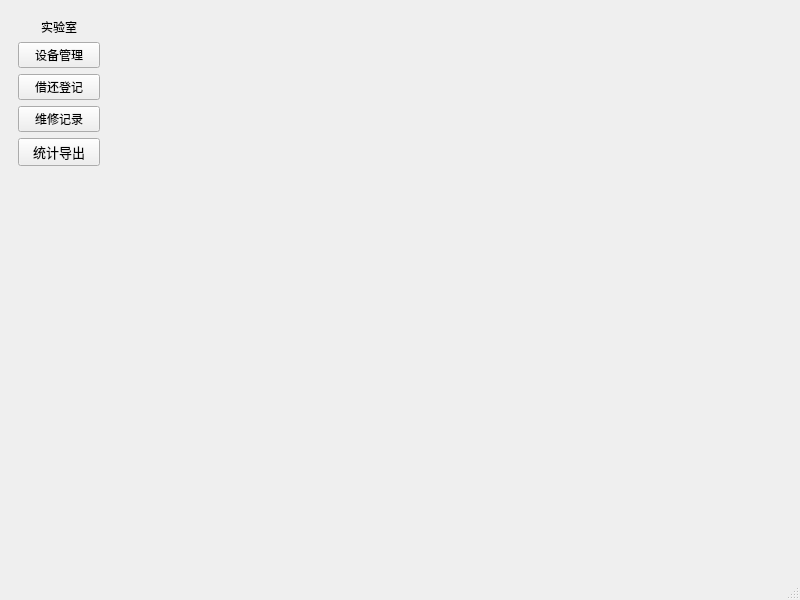
<?xml version="1.0" encoding="UTF-8"?>
<ui version="4.0">
 <class>MainWindow</class>
 <widget class="QMainWindow" name="MainWindow">
  <property name="geometry">
   <rect>
    <x>0</x>
    <y>0</y>
    <width>800</width>
    <height>600</height>
   </rect>
  </property>
  <property name="windowTitle">
   <string>MainWindow</string>
  </property>
  <widget class="QWidget" name="centralwidget">
   <layout class="QGridLayout" name="gridLayout">
    <item row="0" column="0">
     <layout class="QHBoxLayout" name="horizontalLayout">
      <item>
       <widget class="QWidget" name="widget_2" native="true">
        <property name="minimumSize">
         <size>
          <width>100</width>
          <height>0</height>
         </size>
        </property>
        <property name="maximumSize">
         <size>
          <width>100</width>
          <height>16777215</height>
         </size>
        </property>
        <layout class="QVBoxLayout" name="verticalLayout">
         <item alignment="Qt::AlignHCenter">
          <widget class="QLabel" name="label">
           <property name="text">
            <string>实验室</string>
           </property>
          </widget>
         </item>
         <item>
          <widget class="QPushButton" name="btnEquipment">
           <property name="text">
            <string>设备管理</string>
           </property>
          </widget>
         </item>
         <item>
          <widget class="QPushButton" name="btnBorrow">
           <property name="text">
            <string>借还登记</string>
           </property>
          </widget>
         </item>
         <item>
          <widget class="QPushButton" name="btnMaintenance">
           <property name="text">
            <string>维修记录</string>
           </property>
          </widget>
         </item>
         <item>
          <widget class="QPushButton" name="btnExport">
           <property name="font">
            <font>
             <family>微软雅黑</family>
             <pointsize>10</pointsize>
            </font>
           </property>
           <property name="text">
            <string>统计导出</string>
           </property>
          </widget>
         </item>
         <item>
          <spacer name="verticalSpacer_2">
           <property name="orientation">
            <enum>Qt::Vertical</enum>
           </property>
           <property name="sizeHint" stdset="0">
            <size>
             <width>20</width>
             <height>368</height>
            </size>
           </property>
          </spacer>
         </item>
        </layout>
       </widget>
      </item>
      <item>
       <widget class="QWidget" name="widget" native="true">
        <layout class="QHBoxLayout" name="horizontalLayout_2">
         <item>
          <widget class="QStackedWidget" name="stackedWidget">
           <property name="currentIndex">
            <number>2</number>
           </property>
           <widget class="EquipmentPage" name="pageEquipment"/>
           <widget class="BorrowPage" name="pageBorrow"/>
           <widget class="MaintenancePage" name="pageMaintenance"/>
           <widget class="StatisticsExportPage" name="pageExport"/>
          </widget>
         </item>
        </layout>
       </widget>
      </item>
     </layout>
    </item>
   </layout>
  </widget>
  <widget class="QMenuBar" name="menubar">
   <property name="geometry">
    <rect>
     <x>0</x>
     <y>0</y>
     <width>800</width>
     <height>23</height>
    </rect>
   </property>
  </widget>
  <widget class="QStatusBar" name="statusbar"/>
 </widget>
 <customwidgets>
  <customwidget>
   <class>StatisticsExportPage</class>
   <extends>QWidget</extends>
   <header>statisticsexportpage.h</header>
   <container>1</container>
  </customwidget>
  <customwidget>
   <class>EquipmentPage</class>
   <extends>QWidget</extends>
   <header>equipmentpage.h</header>
   <container>1</container>
  </customwidget>
  <customwidget>
   <class>BorrowPage</class>
   <extends>QWidget</extends>
   <header>borrowpage.h</header>
   <container>1</container>
  </customwidget>
  <customwidget>
   <class>MaintenancePage</class>
   <extends>QWidget</extends>
   <header>maintenancepage.h</header>
   <container>1</container>
  </customwidget>
 </customwidgets>
 <resources/>
 <connections/>
</ui>
